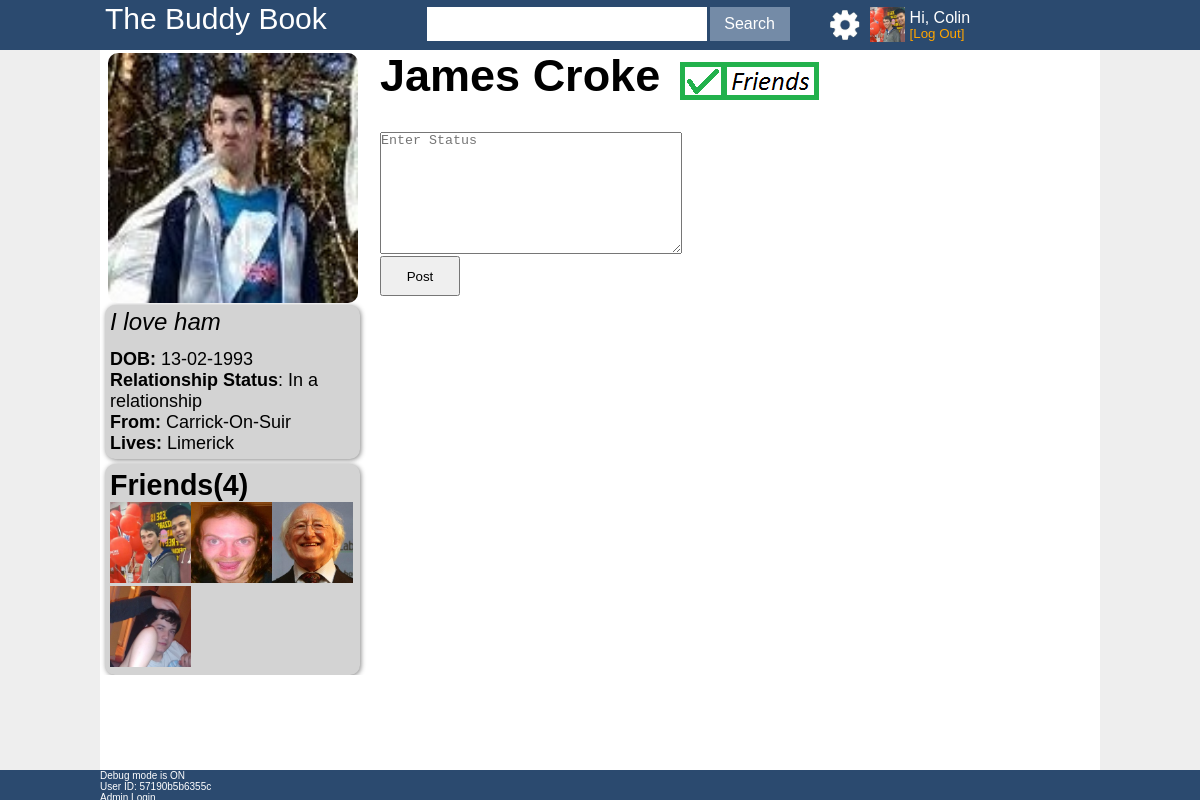
Page /profile.php?userID=571ae046efdc7 (signed in) on the committed database.
### tables this page shows
CREATE TABLE `profile` (
  `profileID` varchar(45) NOT NULL,
  `description` varchar(250) DEFAULT NULL,
  `origFrom` varchar(45) DEFAULT NULL,
  `lives` varchar(45) DEFAULT NULL,
  `relationship` varchar(45) DEFAULT 'Private',
  `profilePic` varchar(45) DEFAULT 'images/profilepic.jpg',
  PRIMARY KEY (`profileID`),
  UNIQUE KEY `profileID_UNIQUE` (`profileID`)
);

CREATE TABLE `users` (
  `userID` varchar(45) NOT NULL,
  `firstName` varchar(45) DEFAULT NULL,
  `lastName` varchar(45) DEFAULT NULL,
  `email` varchar(45) DEFAULT NULL,
  `password` varchar(100) DEFAULT NULL,
  `dateOfBirth` date DEFAULT NULL,
  `gender` varchar(45) DEFAULT NULL,
  `dateCreated` datetime DEFAULT CURRENT_TIMESTAMP,
  PRIMARY KEY (`userID`),
  UNIQUE KEY `userID_UNIQUE` (`userID`),
  UNIQUE KEY `email_UNIQUE` (`email`),
  CONSTRAINT `userprofileFK` FOREIGN KEY (`userID`) REFERENCES `profile` (`profileID`)
);

### Library/functions.php (called while the page is built, shortened)
<?php
function findFriends($userID, $otherUser)
{
	include 'config/connection.php';
	try
	{
		$sql = 'SELECT friend1, friend2 FROM friends WHERE friend1 = :userID OR friend2 = :userID';
		$stmt = $conn->prepare($sql);
		$stmt->bindParam(':userID', $userID);
		$stmt->execute();
		$results = $stmt->fetchAll(PDO::FETCH_NUM);
		$x = 0;
		if($results != null)
		{
			foreach($results AS $id)
			{
				if(strcmp($userID, $id[0]))
				{
					$friends[$x] = $id[0];
					$x++;
				}
				if(strcmp($userID, $id[1]))
				{
					$friends[$x] = $id[1];
					$x++;
				}
			}
		}
		if(isset($friends))
		return $friends;
		else
		return false;
	}
	catch(PDOException $e)
	{
		$_SESSION['debug'] = $e->getMessage();
	}
}
function getFirstName($userID)
{
	include 'config/connection.php';
	try
	{
		$sql = 'SELECT firstName FROM users WHERE userID = :userID';
		$stmt = $conn->prepare($sql);
		$stmt->bindParam(':userID', $userID);
		$stmt->execute();
		$result = $stmt->fetch();
		if($result)
		{
			return $result['firstName'];
		}
		else
		{
			return false;
		}
	}
	catch(PDOException $e)
	{
		$_SESSION['debug'] = $e->getMessage();
	}
}
function getLastName($userID)
{
	include 'config/connection.php';
	try
	{
		$sql = 'SELECT lastName FROM users WHERE userID = :userID';
		$stmt = $conn->prepare($sql);
		$stmt->bindParam(':userID', $userID);
		$stmt->execute();
		$result = $stmt->fetch();
		if($result)
		{
			return $result['lastName'];
		}
		else
		{
			return false;
		}
	}
	catch(PDOException $e)
	{
		$_SESSION['debug'] = $e->getMessage();
	}
}
function getDOB($userID)
{
	include 'config/connection.php';
	try
	{
		$sql = 'SELECT dateOfBirth FROM users WHERE userID = :userID';
		$stmt = $conn->prepare($sql);
		$stmt->bindParam(':userID', $userID);
		$stmt->execute();
		$result = $stmt->fetch();
		$originalDate = DateTime::createFromFormat('Y-m-d', $result['dateOfBirth']);
		$newDate = $originalDate->format('d-m-Y');
		return $newDate;
	}
	catch(PDOException $e)
	{
		$_SESSION['debug'] = $e->getMessage();
	}
}
function getProfDesc($userID)
{
	include 'config/connection.php';
	try
	{
		$sql = 'SELECT description FROM profile WHERE profileID = :profileID';
		$stmt = $conn->prepare($sql);
		$stmt->bindParam(':profileID', $userID);
		$stmt->execute();
		$result = $stmt->fetch();
		if($result['description'] != null)
		{
			return $result['description'];
		}
		else
		{
			return "";
		}
	}
	catch(PDOException $e)
	{
		$_SESSION['debug'] = $e->getMessage();
	}
}
function getProfFrom($userID)
{
	include 'config/connection.php';
	try
	{
		$sql = 'SELECT origFrom FROM profile WHERE profileID = :profileID';
		$stmt = $conn->prepare($sql);
		$stmt->bindParam(':profileID', $userID);
		$stmt->execute();
		$result = $stmt->fetch();
		if($result['origFrom'] != null)
		{
			return $result['origFrom'];
		}
		else
		{
			return;
		}
	}
	catch(PDOException $e)
	{
		$_SESSION['debug'] = $e->getMessage();
	}
}
function getProfLives($userID)
{
	include 'config/connection.php';
	try
	{
		$sql = 'SELECT lives FROM profile WHERE profileID = :profileID';
		$stmt = $conn->prepare($sql);
		$stmt->bindParam(':profileID', $userID);
		$stmt->execute();
		$result = $stmt->fetch();
		return $result['lives'];
	}
	catch(PDOException $e)
	{
		$_SESSION['debug'] = $e->getMessage();
	}
}
function getProfRelationship($userID)
{
	include 'config/connection.php';
	try
	{
		$sql = 'SELECT relationship FROM profile WHERE profileID = :profileID';
		$stmt = $conn->prepare($sql);
		$stmt->bindParam(':profileID', $userID);
		$stmt->execute();
		$result = $stmt->fetch();
		return $result['relationship'];
	}
	catch(PDOException $e)
	{
		$_SESSION['debug'] = $e->getMessage();
	}
}
function getProfPic($userID)
{
	include 'config/connection.php';
	try
	{
		$sql = 'SELECT profilepic FROM profile WHERE profileID = :profileID';
		$stmt = $conn->prepare($sql);
		$stmt->bindParam(':profileID', $userID);
		$stmt->execute();
		$result = $stmt->fetch();
		return $result['profilepic'];
	}
	catch(PDOException $e)
	{
		$_SESSION['debug'] = $e->getMessage();
	}
}

### profile.php (the view, shortened to what this page needs)
<?php include "library/header.php" ?>
	<main>
		<?php
		if(isset($_SESSION['userID']))
		{
			if(isset($_GET['userID']))
			{
				$userID = $_GET['userID'];
			}
			else
			{
				$userID = $_SESSION['userID'];
			}
			echo '<div class="container">';
				echo '<div id="profCol">';
					echo '<img src="' . getProfPic($userID) . '" id="profPic" alt="My Profile Picture">';
					echo '<div id="profInfo">';
						if(getProfDesc($userID) != "")
						echo '<p id="profDesc">' . getProfDesc($userID) . '</p>';
						echo '<p id="profDOB"><strong>DOB:</strong> ' . getDOB($userID) . '</p>';
						if(getProfRelationship($userID) != "Private")
						echo '<p id="profRel"><strong>Relationship Status</strong>: ' . getProfRelationship($userID) . '</p>';
						if(getProfFrom($userID) != "")
						echo '<p id="profFrom"><strong>From:</strong> ' . getProfFrom($userID) . '</p>';
						if(getProfLives($userID) != "")
						echo '<p id="profLives"><strong>Lives:</strong> ' . getProfLives($userID) . '</p>';
					echo '</div>';
					echo '<div id="profFriendList">';
						if(isset($_GET['userID']))
							$friends = findFriends($userID, $_GET['userID']);
						else
							$friends = findFriends($userID, 0);
						if(count($friends) > 0)
						{
							echo '<h2>Friends('. count($friends) . ')</h2>';
							foreach($friends as $friend)
							{
								echo '<a href="profile.php?userID='. $friend . '"><img id="profFriendListPic" src="' . getProfPic($friend) . '" id="profilePic" title="' . getFirstName($friend) . " " . getLastName($friend) . '"/></a>';
							}
						}
						else
						{
							echo getFirstName($userID) . ' does not have any friends yet :(';
						}
					echo '</div>';
				echo '</div>';
				echo '<div id="profNameFriendStatus">';
					echo '<h1 id="profName">' . getfirstName($userID) . ' ' . getLastName($userID) . '</h1>';
					if(isset($_GET['userID']))
					{
						try
						{
							$sql = 'SELECT friend1, friend2 FROM friends WHERE (friend1 = :userID AND friend2 = :otherUserID) OR (friend2 = :userID AND friend1 = :otherUserID)';
							$stmt = $conn->prepare($sql);
							$stmt->bindParam(':userID', $_SESSION['userID']);
							$stmt->bindParam(':otherUserID', $_GET['userID']);
							$stmt->execute();
							$result = $stmt->fetch();
							if($result)
							{
								echo '<form id="friendStatusBox" action="'. $_SERVER['REQUEST_URI'] .'" method="post" >';
									echo '<input type="image" name="removeFriend" id="friendStatusPic" value="submit" src="design/friends.jpg"/>';
								echo '</form>';
							}
						}
						catch(PDOException $e)
						{
							$_SESSION['debug'] = $e->getMessage();
						}
					}
				echo '</div>';
				echo '<form id="statusForm" name="statusForm" method="post" action="' . $_SERVER['PHP_SELF'] . '">';
					echo '<textarea rows="8" cols="40" name="email" type="text" maxlength="40" placeholder="Enter Status" required ></textarea>';
					echo '<br>';
					echo '<input id="statusBtn" type="submit" name="status" value="Post" />';
				echo '</form>';
			echo '</div>';
		}
		?>
	</main>
<?php include "library/footer.php" ?>

### Library/header.php (shortened to what this page needs)
<?php include_once 'config/connection.php';?>
<?php include_once 'library/functions.php';?>
<!DOCTYPE HTML>
<html>
	<head>
		<link rel="stylesheet" href="design/style.css"/>
	</head>
	<body>
		<header>
			<?php
			if(isset($_SESSION['userID']))
			{
			?>
				<div class="container">
					<a href="profile.php" id="logoLoggedIn">The Buddy Book</a>
					<form action="search.php" id="search" method="post">
						<input type="text" id="searchBox" name="searchTerm" maxlength="35" value="<?php if(isset($_POST['searchTerm'])) echo $_POST['searchTerm']; ?>" >
						<input type="submit" id="searchBtn" name="search" value="Search">
					</form>
					<a href="editProfile.php"><img src="design/cog.jpg" id="settingsCog"/></a>
					<?php echo '<a href="profile.php"><img src="' . getProfPic($_SESSION['userID']) . '" id="profilePicHeader" alt="My Profile Picture"></a>'; ?>
					<form action="<?php echo $_SERVER['PHP_SELF'];?>" method="post" id="logoutBtnForm">
						<?php echo 'Hi, ' . getFirstName($_SESSION['userID']); ?>
						<input type="submit" name="logout" value="[Log Out]" id="logoutBtn">
					</form>
				</div>
			<?php
			}
			?>
		</header>

### Design/style.css (style rules this page uses)
* { margin: 0; padding: 0; text-decoration: none; }
html { height: 100%; }
body { height: 100%; background: #EEEEEE; font-family: "palatino linotype", arial; overflow-y: scroll; font-size: 62.5%; }
h1 { font-size: 3em; }
h2 { font-size: 2.2em; }
.container { width: 1000px; margin: auto; overflow: hidden; }
header { height: 50px; min-width: 1000px; background: #2B4A6F; }
header * { color: white; }
#logoLoggedIn { float: left; margin: 2px 0px 0px 5px; font-size: 3em; color: white; }
#search { float: left; margin: 7px 0px 0px 100px; height: 34px; }
#searchBox { width: 275px; height: 100%; padding-left: 5px; font-size: 1.7em; border-style: none; }
#searchBtn { width: 80px; height: 100%; border-style: none; font-size: 1.6em; background: #748BA7; color: white; }
#settingsCog { float: left; width: 30px; height: 30px; margin: 10px 0px 0px 40px; }
#profilePicHeader { float: left; width: 35px; height: 35px; margin: 7px 0px 0px 10px; }
#logoutBtnForm { float: left; height: 30px; width: 100px; margin: 10px 0px 0px 5px; color: white; font-size: 1.6em; background: #2B4A6F; line-height: 95%; }
#logoutBtn { background: #2B4A6F; color: orange; border-style: none; }
main { width: 1000px; margin: auto; min-height: calc(100% - 80px); background: white; clear: both; }
#profCol { float: left; width: 260px; height: auto; }
#profPic { height: 250px; width: 250px; border-radius: 10px; margin: 3px 0px 0px 8px; }
#profName { float: left; font-size: 4.5em; margin: 0px 0px 0px 20px; }
#profInfo { margin: 0px 0px 5px 5px; padding: 5px 5px 5px 5px; box-shadow: 1px 1px 5px #888888; border-radius: 10px; background: lightgrey; }
#profDesc { float: left; margin-bottom: 15px; line-height: 99%; width: 250px; font-size: 2.4em; font-style: italic; }
#profDOB { font-size: 1.8em; }
#profRel { font-size: 1.8em; }
#profFrom { font-size: 1.8em; }
#profLives { font-size: 1.8em; }
#profFriendList { float: left; margin: 0px 0px 0px 5px; box-shadow: 1px 1px 5px #888888; border-radius: 10px; background: lightgrey; padding: 5px; }
#profFriendListPic { height: 81px; width: 81px; overflow: none; }
#friendStatusBox, #friendStatusBoxNotFriends { width: 139px; height: 38px; float: left; margin: 12px 0px 0px 20px; }
#profFriendList { font-size: 1.3em; }
#statusForm { float: left; margin-top: 30px; margin-left: 20px; width: 600px; }
#statusForm textarea { width: 300px; }
#statusForm #statusBtn { height: 40px; width: 80px; }

### rows in the picture
profile: profilePic (picture)
users: firstName "Colin"
profile: profilePic (picture), description "I love ham", relationship "In a relationship", origFrom "Carrick-On-Suir", lives "Limerick"
users: dateOfBirth "13-02-1993", firstName "James", lastName "Croke"
profile: profilePic (picture)
profile: profilePic (picture)
profile: profilePic (picture)

### other values in the picture
count($friends) "4"
$_SESSION['userID'] "57190b5b6355c"
